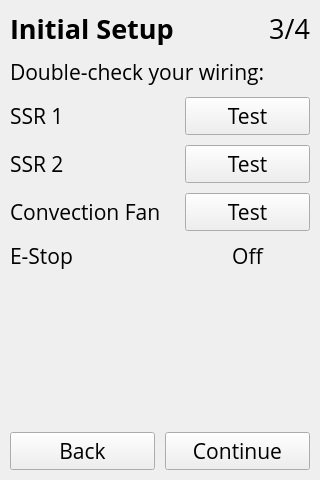
<?xml version="1.0" encoding="UTF-8"?>
<ui version="4.0">
 <class>MainWindow</class>
 <widget class="QMainWindow" name="MainWindow">
  <property name="geometry">
   <rect>
    <x>0</x>
    <y>0</y>
    <width>320</width>
    <height>480</height>
   </rect>
  </property>
  <property name="sizeIncrement">
   <size>
    <width>0</width>
    <height>0</height>
   </size>
  </property>
  <property name="font">
   <font>
    <family>Open Sans</family>
    <pointsize>16</pointsize>
   </font>
  </property>
  <property name="windowTitle">
   <string>Controller Setup</string>
  </property>
  <widget class="QWidget" name="centralwidget">
   <layout class="QVBoxLayout" name="verticalLayout">
    <property name="spacing">
     <number>10</number>
    </property>
    <property name="leftMargin">
     <number>10</number>
    </property>
    <property name="topMargin">
     <number>10</number>
    </property>
    <property name="rightMargin">
     <number>10</number>
    </property>
    <property name="bottomMargin">
     <number>10</number>
    </property>
    <item>
     <layout class="QHBoxLayout" name="layout_title">
      <item>
       <widget class="QLabel" name="label_title">
        <property name="maximumSize">
         <size>
          <width>16777215</width>
          <height>40</height>
         </size>
        </property>
        <property name="font">
         <font>
          <family>Open Sans</family>
          <pointsize>20</pointsize>
          <weight>75</weight>
          <bold>true</bold>
         </font>
        </property>
        <property name="text">
         <string>Initial Setup</string>
        </property>
        <property name="alignment">
         <set>Qt::AlignLeading|Qt::AlignLeft|Qt::AlignTop</set>
        </property>
       </widget>
      </item>
      <item>
       <widget class="QLabel" name="label_step">
        <property name="font">
         <font>
          <family>Open Sans</family>
          <pointsize>20</pointsize>
         </font>
        </property>
        <property name="text">
         <string>3/4</string>
        </property>
        <property name="alignment">
         <set>Qt::AlignRight|Qt::AlignTrailing|Qt::AlignVCenter</set>
        </property>
       </widget>
      </item>
     </layout>
    </item>
    <item>
     <widget class="QLabel" name="label_text">
      <property name="text">
       <string>Double-check your wiring:</string>
      </property>
     </widget>
    </item>
    <item>
     <layout class="QHBoxLayout" name="group_ssr1">
      <property name="spacing">
       <number>10</number>
      </property>
      <item>
       <widget class="QLabel" name="label_ssr1">
        <property name="sizePolicy">
         <sizepolicy hsizetype="Minimum" vsizetype="Preferred">
          <horstretch>0</horstretch>
          <verstretch>0</verstretch>
         </sizepolicy>
        </property>
        <property name="text">
         <string>SSR 1</string>
        </property>
       </widget>
      </item>
      <item>
       <widget class="QPushButton" name="btn_test_ssr1">
        <property name="sizePolicy">
         <sizepolicy hsizetype="Fixed" vsizetype="Fixed">
          <horstretch>0</horstretch>
          <verstretch>0</verstretch>
         </sizepolicy>
        </property>
        <property name="minimumSize">
         <size>
          <width>125</width>
          <height>0</height>
         </size>
        </property>
        <property name="text">
         <string>Test</string>
        </property>
        <property name="checkable">
         <bool>false</bool>
        </property>
        <property name="autoExclusive">
         <bool>false</bool>
        </property>
       </widget>
      </item>
     </layout>
    </item>
    <item>
     <layout class="QHBoxLayout" name="group_ssr2">
      <property name="spacing">
       <number>10</number>
      </property>
      <item>
       <widget class="QLabel" name="label_ssr2">
        <property name="sizePolicy">
         <sizepolicy hsizetype="Minimum" vsizetype="Preferred">
          <horstretch>0</horstretch>
          <verstretch>0</verstretch>
         </sizepolicy>
        </property>
        <property name="text">
         <string>SSR 2</string>
        </property>
       </widget>
      </item>
      <item>
       <widget class="QPushButton" name="btn_test_ssr2">
        <property name="sizePolicy">
         <sizepolicy hsizetype="Fixed" vsizetype="Fixed">
          <horstretch>0</horstretch>
          <verstretch>0</verstretch>
         </sizepolicy>
        </property>
        <property name="minimumSize">
         <size>
          <width>125</width>
          <height>0</height>
         </size>
        </property>
        <property name="text">
         <string>Test</string>
        </property>
        <property name="checkable">
         <bool>false</bool>
        </property>
        <property name="autoExclusive">
         <bool>false</bool>
        </property>
       </widget>
      </item>
     </layout>
    </item>
    <item>
     <layout class="QHBoxLayout" name="group_fan">
      <property name="spacing">
       <number>10</number>
      </property>
      <item>
       <widget class="QLabel" name="label_fan">
        <property name="sizePolicy">
         <sizepolicy hsizetype="Minimum" vsizetype="Preferred">
          <horstretch>0</horstretch>
          <verstretch>0</verstretch>
         </sizepolicy>
        </property>
        <property name="text">
         <string>Convection Fan</string>
        </property>
       </widget>
      </item>
      <item>
       <widget class="QPushButton" name="btn_test_fan">
        <property name="sizePolicy">
         <sizepolicy hsizetype="Fixed" vsizetype="Fixed">
          <horstretch>0</horstretch>
          <verstretch>0</verstretch>
         </sizepolicy>
        </property>
        <property name="minimumSize">
         <size>
          <width>125</width>
          <height>0</height>
         </size>
        </property>
        <property name="text">
         <string>Test</string>
        </property>
       </widget>
      </item>
     </layout>
    </item>
    <item>
     <layout class="QHBoxLayout" name="group_estop">
      <property name="spacing">
       <number>10</number>
      </property>
      <item>
       <widget class="QLabel" name="label_estop">
        <property name="sizePolicy">
         <sizepolicy hsizetype="Minimum" vsizetype="Preferred">
          <horstretch>0</horstretch>
          <verstretch>0</verstretch>
         </sizepolicy>
        </property>
        <property name="text">
         <string>E-Stop</string>
        </property>
       </widget>
      </item>
      <item>
       <widget class="QLabel" name="label_estop_state">
        <property name="sizePolicy">
         <sizepolicy hsizetype="Fixed" vsizetype="Preferred">
          <horstretch>0</horstretch>
          <verstretch>0</verstretch>
         </sizepolicy>
        </property>
        <property name="minimumSize">
         <size>
          <width>125</width>
          <height>0</height>
         </size>
        </property>
        <property name="text">
         <string>Off</string>
        </property>
        <property name="alignment">
         <set>Qt::AlignCenter</set>
        </property>
       </widget>
      </item>
     </layout>
    </item>
    <item>
     <spacer name="spacer">
      <property name="orientation">
       <enum>Qt::Vertical</enum>
      </property>
      <property name="sizeHint" stdset="0">
       <size>
        <width>20</width>
        <height>40</height>
       </size>
      </property>
     </spacer>
    </item>
    <item>
     <layout class="QHBoxLayout" name="layout_nav">
      <property name="spacing">
       <number>10</number>
      </property>
      <item>
       <widget class="QPushButton" name="btn_back">
        <property name="text">
         <string>Back</string>
        </property>
       </widget>
      </item>
      <item>
       <widget class="QPushButton" name="btn_continue">
        <property name="text">
         <string>Continue</string>
        </property>
       </widget>
      </item>
     </layout>
    </item>
   </layout>
  </widget>
 </widget>
 <layoutdefault spacing="10" margin="5"/>
 <resources/>
 <connections/>
 <designerdata>
  <property name="gridDeltaX">
   <number>5</number>
  </property>
  <property name="gridDeltaY">
   <number>5</number>
  </property>
  <property name="gridSnapX">
   <bool>true</bool>
  </property>
  <property name="gridSnapY">
   <bool>true</bool>
  </property>
  <property name="gridVisible">
   <bool>true</bool>
  </property>
 </designerdata>
</ui>
